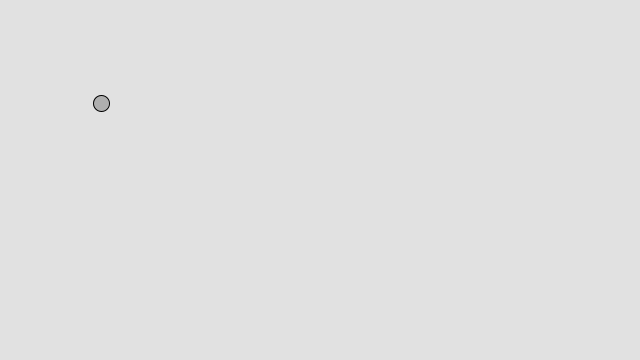
Frame 1 (no input)
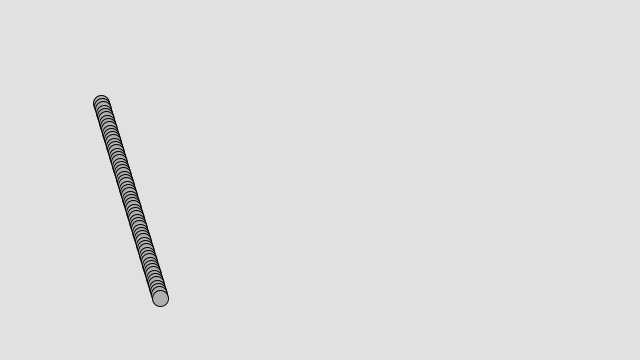
Frame 60 (the mouse pressed at the canvas centre just before this capture)
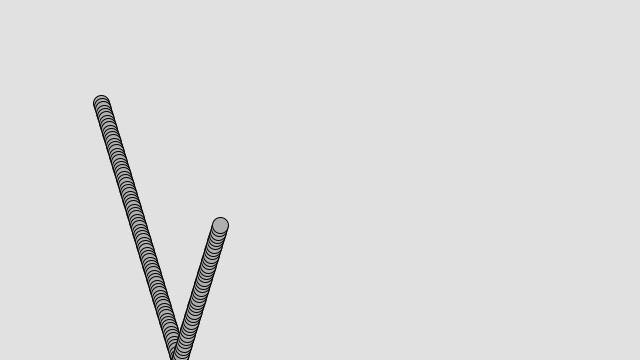
Frame 120 (the mouse held since frame 60 and released just before this capture)

The Processing sketch that drew these frames (run headless with seeded random() and noise(); from frame 60 on, the mouse is pressed at the canvas centre):

// Processing sketch: build
// ── build.pde
float x = 100; // Variables for location and speed of ball
float y = 100;
float xspeed = 1;
float yspeed = 3.3;

void setup() {
  size(640,360);
  background(225);
}

void draw() {
  x = x + xspeed; // Move the ball according to its speed
  y = y + yspeed; 
  
  if ((x > width) || (x < 0)) { // It it reaches the side of the screen
    xspeed = xspeed*-1;
  }
  if ((y > height) || (y < 0)) { // It it reaches the top of the screen
    yspeed = yspeed*-1;
  }
  
  stroke(0);
  fill(175);
  ellipse(x,y,16,16); // Display block on x, y
}
